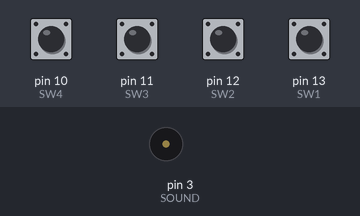
The sketch below on a simulated Arduino Uno, built with avr-gcc and run on an emulated ATmega328P. Parts: buzzer (waves = sounding). The test bench sets the inputs (shaded band); at power-on: pin 10 (SW4), pin 11 (SW3), pin 12 (SW2), pin 13 (SW1) HIGH.

Above: at 1.2 s.
1.3 s: pin 10 (SW4) pulled LOW for 0.15 s
At 1.37 s:
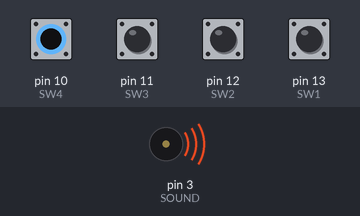
Timing chart, 0 to 4.3 s (numbered marks = the images above; inputs shaded):
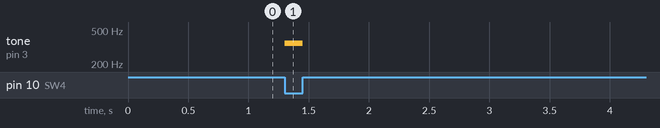

Measured:
- after the input at 1.3 s, tone on pin 3 (SOUND): silent → 349 Hz at once, → silent 0.15 s later

The sketch:

arduino_3.20_pinao.ino
```cpp
#define SOUND 3
#define SW1 13
#define SW2 12
#define SW3 11
#define SW4 10


void setup() {
  pinMode(SW1,INPUT_PULLUP);
  pinMode(SW2,INPUT_PULLUP);
  pinMode(SW3,INPUT_PULLUP);
  pinMode(SW4,INPUT_PULLUP);
}

void loop() {
  if (digitalRead(SW1) == 0) {tone(SOUND, 261.6);}
  else if (digitalRead(SW2) == 0) {tone(SOUND, 293.6);}
  else if (digitalRead(SW3) == 0) {tone(SOUND, 329.6);}
  else if (digitalRead(SW4) == 0) {tone(SOUND, 349.2);}
  else {noTone(SOUND);}
}
```
